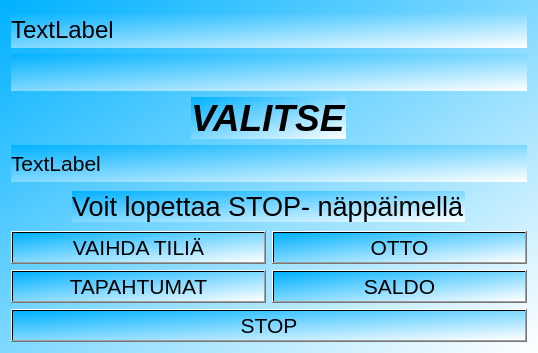
<?xml version="1.0" encoding="UTF-8"?>
<ui version="4.0">
 <class>mainmenu</class>
 <widget class="QDialog" name="mainmenu">
  <property name="geometry">
   <rect>
    <x>0</x>
    <y>0</y>
    <width>538</width>
    <height>353</height>
   </rect>
  </property>
  <property name="acceptDrops">
   <bool>false</bool>
  </property>
  <property name="windowTitle">
   <string>Dialog</string>
  </property>
  <property name="autoFillBackground">
   <bool>false</bool>
  </property>
  <property name="styleSheet">
   <string notr="true">background-color: qlineargradient(spread:pad, x1:0, y1:0, x2:1, y2:1, stop:0 rgba(0, 177, 255, 255), stop:1 rgba(255, 255, 255, 255));</string>
  </property>
  <layout class="QGridLayout" name="gridLayout_2">
   <item row="2" column="0" alignment="Qt::AlignHCenter|Qt::AlignVCenter">
    <widget class="QLabel" name="label">
     <property name="font">
      <font>
       <pointsize>28</pointsize>
       <italic>true</italic>
       <bold>true</bold>
      </font>
     </property>
     <property name="text">
      <string>VALITSE</string>
     </property>
    </widget>
   </item>
   <item row="5" column="0">
    <layout class="QGridLayout" name="gridLayout">
     <property name="sizeConstraint">
      <enum>QLayout::SetDefaultConstraint</enum>
     </property>
     <item row="2" column="1">
      <widget class="QPushButton" name="saldo">
       <property name="font">
        <font>
         <pointsize>16</pointsize>
         <italic>false</italic>
         <bold>false</bold>
        </font>
       </property>
       <property name="autoFillBackground">
        <bool>false</bool>
       </property>
       <property name="styleSheet">
        <string notr="true">selection-background-color: rgb(85, 255, 255);</string>
       </property>
       <property name="text">
        <string>SALDO</string>
       </property>
      </widget>
     </item>
     <item row="1" column="0">
      <widget class="QPushButton" name="tilinvalinta">
       <property name="font">
        <font>
         <pointsize>16</pointsize>
         <italic>false</italic>
         <bold>false</bold>
        </font>
       </property>
       <property name="autoFillBackground">
        <bool>false</bool>
       </property>
       <property name="text">
        <string>VAIHDA TILIÄ</string>
       </property>
      </widget>
     </item>
     <item row="2" column="0">
      <widget class="QPushButton" name="tapahtumat">
       <property name="font">
        <font>
         <pointsize>16</pointsize>
         <italic>false</italic>
         <bold>false</bold>
        </font>
       </property>
       <property name="autoFillBackground">
        <bool>false</bool>
       </property>
       <property name="text">
        <string>TAPAHTUMAT</string>
       </property>
      </widget>
     </item>
     <item row="1" column="1">
      <widget class="QPushButton" name="otto">
       <property name="font">
        <font>
         <pointsize>16</pointsize>
         <italic>false</italic>
         <bold>false</bold>
        </font>
       </property>
       <property name="autoFillBackground">
        <bool>false</bool>
       </property>
       <property name="text">
        <string>OTTO</string>
       </property>
      </widget>
     </item>
    </layout>
   </item>
   <item row="6" column="0">
    <widget class="QPushButton" name="stopmenu">
     <property name="font">
      <font>
       <pointsize>16</pointsize>
       <bold>false</bold>
      </font>
     </property>
     <property name="autoFillBackground">
      <bool>false</bool>
     </property>
     <property name="styleSheet">
      <string notr="true">selection-background-color: rgb(255, 0, 0);
selection-background-color: rgb(85, 170, 255);</string>
     </property>
     <property name="text">
      <string>STOP</string>
     </property>
    </widget>
   </item>
   <item row="0" column="0">
    <widget class="QLabel" name="tililabel">
     <property name="font">
      <font>
       <pointsize>18</pointsize>
      </font>
     </property>
     <property name="text">
      <string>TextLabel</string>
     </property>
    </widget>
   </item>
   <item row="3" column="0">
    <widget class="QLabel" name="NameLabel">
     <property name="font">
      <font>
       <pointsize>16</pointsize>
      </font>
     </property>
     <property name="text">
      <string>TextLabel</string>
     </property>
    </widget>
   </item>
   <item row="4" column="0" alignment="Qt::AlignHCenter|Qt::AlignVCenter">
    <widget class="QLabel" name="label_2">
     <property name="font">
      <font>
       <pointsize>20</pointsize>
      </font>
     </property>
     <property name="text">
      <string>Voit lopettaa STOP- näppäimellä</string>
     </property>
    </widget>
   </item>
   <item row="1" column="0">
    <widget class="QLabel" name="label_3">
     <property name="text">
      <string/>
     </property>
    </widget>
   </item>
  </layout>
 </widget>
 <resources/>
 <connections/>
</ui>
